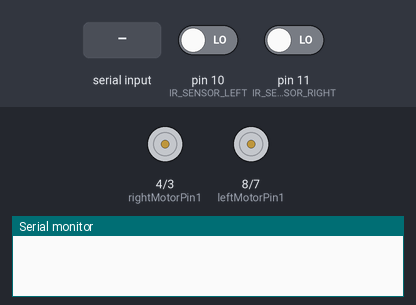
Bench run of a sketch on a simulated Arduino Uno, built with avr-gcc and run on an emulated ATmega328P. Parts: motor-driver pin pairs drawn as motors (green arrow = first pin HIGH = forward, orange = second pin HIGH = backward, longer = more drive, scaled by the enable pin), the last lines printed to the serial monitor. The test bench sets the inputs (shaded band); at power-on: pin 10 (IR_SENSOR_LEFT) LOW, pin 11 (IR_SENSOR_RIGHT) LOW.

Above: at 2.8 s.
2.9 s: "w" received over the second serial link
At 3.3 s:
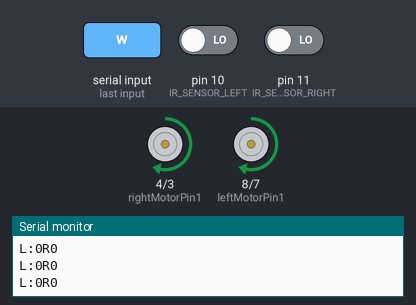
4.4 s: pin 10 (IR_SENSOR_LEFT) driven HIGH
At 5.4 s:
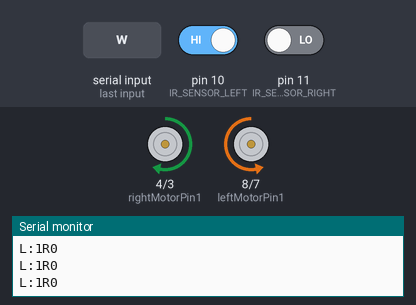
5.9 s: pin 11 (IR_SENSOR_RIGHT) driven HIGH
At 6.5 s:
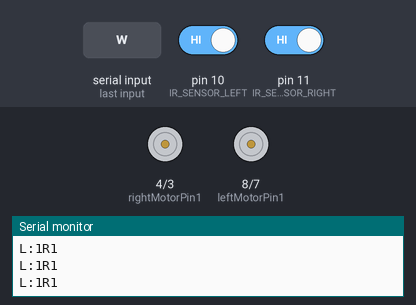
7.4 s: pin 10 (IR_SENSOR_LEFT) driven LOW
At 8.6 s:
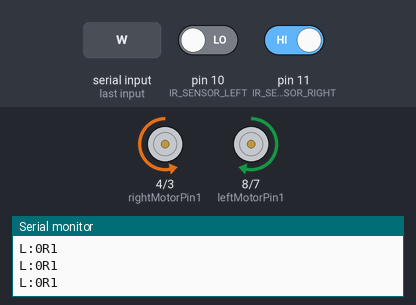
8.9 s: "W" received over the second serial link
10.4 s: "F" received over the second serial link
At 10.8 s:
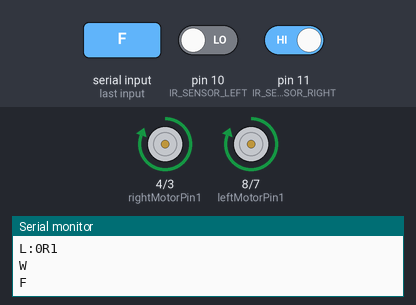
Timing chart, 0 to 12.9 s (numbered marks = the images above; inputs shaded):
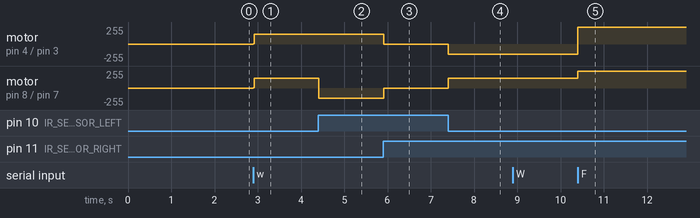

The sketch:

arduino-line-robot.ino
```cpp
#include <SoftwareSerial.h> //INCLUSÃO DE BIBLIOTECA

const int pinoRX = 13; //PINO DIGITAL 2 (RX)
const int pinoTX = 12; //PINO DIGITAL 3 (TX)
//const int pinoLed = 12; //PINO DIGITAL UTILIZADO PELO LED
int dadoBluetooth = 0; //VARIÁVEL QUE ARMAZENA O VALOR ENVIADO PELO BLUETOOTH

SoftwareSerial bluetooth(pinoRX, pinoTX); //PINOS QUE EMULAM A SERIAL, ONDE
//O PINO 2 É O RX E O PINO 3 É O TX

#define IR_SENSOR_RIGHT 11
#define IR_SENSOR_LEFT 10
int MOTOR_SPEED = 255;

// //Right motor
// int enableRightMotor=6;
// int rightMotorPin1=8;
// int rightMotorPin2=7;

// //Left motor
// int enableLeftMotor=5;
// int leftMotorPin1=4;
// int leftMotorPin2=3;


//Right motor
int enableRightMotor=5;
int rightMotorPin1=4;
int rightMotorPin2=3;

//Left motor
int enableLeftMotor=6;
int leftMotorPin1=8;
int leftMotorPin2=7;


int lastRightIRSensorValue = 1;
int lastLeftIRSensorValue = 1;


int lineMode = 0;
int bluetoothMode = 1;
int currentMode = bluetoothMode;

void setup()
{
  //The problem with TT gear motors is that, at very low pwm value it does not even rotate.
  //If we increase the PWM value then it rotates faster and our robot is not controlled in that speed and goes out of line.
  //For that we need to increase the frequency of analogWrite.
  //Below line is important to change the frequency of PWM signal on pin D5 and D6
  //Because of this, motor runs in controlled manner (lower speed) at high PWM value.
  //This sets frequecny as 7812.5 hz.
  TCCR0B = TCCR0B & B11111000 | B00000010 ;
  TCCR0B = TCCR0B & B11111000 | B00000101; // for PWM frequency of 61.04 Hz

  // put your setup code here, to run once:
  pinMode(enableRightMotor, OUTPUT);
  pinMode(rightMotorPin1, OUTPUT);
  pinMode(rightMotorPin2, OUTPUT);

  pinMode(enableLeftMotor, OUTPUT);
  pinMode(leftMotorPin1, OUTPUT);
  pinMode(leftMotorPin2, OUTPUT);

  pinMode(IR_SENSOR_RIGHT, INPUT);
  pinMode(IR_SENSOR_LEFT, INPUT);
  rotateMotor(0,0);
  Serial.begin(9600);
  bluetooth.begin(9600); //INICIALIZA A SERIAL DO BLUETOOTH
  bluetooth.print("$"); //IMPRIME O CARACTERE
  bluetooth.print("$"); //IMPRIME O CARACTERE
  bluetooth.print("$"); //IMPRIME O CARACTERE
  delay(100); //INTERVALO DE 100 MILISSEGUNDOS
}


void loop()
{
  if(bluetooth.available()){ //SE O BLUETOOTH ESTIVER HABILITADO, FAZ
       dadoBluetooth = bluetooth.read(); //VARIÁVEL RECEBE O VALOR ENVIADO PELO BLUETOOTH
       if(dadoBluetooth != 83){
         Serial.println( char(dadoBluetooth));
         if(char(dadoBluetooth) == 'W'){
           currentMode = bluetoothMode;
           MOTOR_SPEED = 255;
         }
         if(char(dadoBluetooth) == 'w'){
           currentMode = lineMode;
           MOTOR_SPEED = 150;
         }
         if(char(dadoBluetooth) == 'F'){
           rotateMotor(MOTOR_SPEED, MOTOR_SPEED);
         }
         if(char(dadoBluetooth) == 'I'){
           rotateMotor(0, MOTOR_SPEED);
         }
         if(char(dadoBluetooth) == 'G'){
           rotateMotor(MOTOR_SPEED, 0);
         }
         if(char(dadoBluetooth) == 'L'){
           rotateMotor(MOTOR_SPEED, -MOTOR_SPEED);
         }
         if(char(dadoBluetooth) == 'R'){
           rotateMotor(-MOTOR_SPEED, MOTOR_SPEED);
         }
         if(char(dadoBluetooth) == 'J'){
           rotateMotor(0, -MOTOR_SPEED);
         }
         if(char(dadoBluetooth) == 'H'){
           rotateMotor(-MOTOR_SPEED, 0);
         }
         if(char(dadoBluetooth) == 'B'){
           rotateMotor(-MOTOR_SPEED, -MOTOR_SPEED);
         }
       }
       else {
         rotateMotor(0, 0);
       }

  }

  if (currentMode == lineMode){
    int rightIRSensorValue = digitalRead(IR_SENSOR_RIGHT);
    int leftIRSensorValue = digitalRead(IR_SENSOR_LEFT);

    Serial.print("L:");
    Serial.print(leftIRSensorValue);
    Serial.print("R");
    Serial.println(rightIRSensorValue);
//rotateMotor(MOTOR_SPEED, MOTOR_SPEED);
    //If none of the sensors detects black line, then go straight
    if (rightIRSensorValue == LOW && leftIRSensorValue == LOW)
    {
      rotateMotor(MOTOR_SPEED, MOTOR_SPEED);
      if((rightIRSensorValue != lastRightIRSensorValue) || (leftIRSensorValue != lastLeftIRSensorValue)){
        lastRightIRSensorValue = rightIRSensorValue;
        lastLeftIRSensorValue = leftIRSensorValue;
      }
    }
    //If right sensor detects black line, then turn right
    else if (rightIRSensorValue == HIGH && leftIRSensorValue == LOW )
    {


        rotateMotor(-MOTOR_SPEED, MOTOR_SPEED);
      if((rightIRSensorValue != lastRightIRSensorValue) || (leftIRSensorValue != lastLeftIRSensorValue)){
        lastRightIRSensorValue = rightIRSensorValue;
        lastLeftIRSensorValue = leftIRSensorValue;
      }
    }
    //If left sensor detects black line, then turn left
    else if (rightIRSensorValue == LOW && leftIRSensorValue == HIGH )
    {


        rotateMotor(MOTOR_SPEED, -MOTOR_SPEED);
        if((rightIRSensorValue != lastRightIRSensorValue) || (leftIRSensorValue != lastLeftIRSensorValue)){
        lastRightIRSensorValue = rightIRSensorValue;
        lastLeftIRSensorValue = leftIRSensorValue;
      }
    }
    //If both the sensors detect black line, then stop
    else
    {
      rotateMotor(0, 0);
      if((rightIRSensorValue != lastRightIRSensorValue) || (leftIRSensorValue != lastLeftIRSensorValue)){
        lastRightIRSensorValue = rightIRSensorValue;
        lastLeftIRSensorValue = leftIRSensorValue;
      }
    }

    //Serial.println(leftIRSensorValue);
    //Serial.println(rightIRSensorValue);
  }
  else{

  }

}


void rotateMotor(int rightMotorSpeed, int leftMotorSpeed)
{

  if (rightMotorSpeed < 0)
  {
    digitalWrite(rightMotorPin1,LOW);
    digitalWrite(rightMotorPin2,HIGH);
  }
  else if (rightMotorSpeed > 0)
  {
    digitalWrite(rightMotorPin1,HIGH);
    digitalWrite(rightMotorPin2,LOW);
  }
  else
  {
    digitalWrite(rightMotorPin1,LOW);
    digitalWrite(rightMotorPin2,LOW);
  }

  if (leftMotorSpeed < 0)
  {
    digitalWrite(leftMotorPin1,LOW);
    digitalWrite(leftMotorPin2,HIGH);
  }
  else if (leftMotorSpeed > 0)
  {
    digitalWrite(leftMotorPin1,HIGH);
    digitalWrite(leftMotorPin2,LOW);
  }
  else
  {
    digitalWrite(leftMotorPin1,LOW);
    digitalWrite(leftMotorPin2,LOW);
  }
   analogWrite(enableRightMotor, abs(rightMotorSpeed));
  analogWrite(enableLeftMotor, abs(leftMotorSpeed));
}
```

Measured:
- after the input at 2.9 s, motor on pin 4 (rightMotorPin1) / pin 3 (rightMotorPin2), motor on pin 8 (leftMotorPin1) / pin 7 (leftMotorPin2): stopped → forward 150/255 at once
- after the input at 4.4 s, motor on pin 8 (leftMotorPin1) / pin 7 (leftMotorPin2): forward 150/255 → backward 150/255 at once
- after the input at 5.9 s, motor on pin 4 (rightMotorPin1) / pin 3 (rightMotorPin2): forward 150/255 → stopped at once; motor on pin 8 (leftMotorPin1) / pin 7 (leftMotorPin2): backward 150/255 → stopped at once
- after the input at 7.4 s, motor on pin 4 (rightMotorPin1) / pin 3 (rightMotorPin2): stopped → backward 150/255 at once; motor on pin 8 (leftMotorPin1) / pin 7 (leftMotorPin2): stopped → forward 150/255 at once
- after the input at 10.4 s, motor on pin 4 (rightMotorPin1) / pin 3 (rightMotorPin2): backward 150/255 → forward 255/255 at once; motor on pin 8 (leftMotorPin1) / pin 7 (leftMotorPin2): forward 150/255 → forward 255/255 at once
